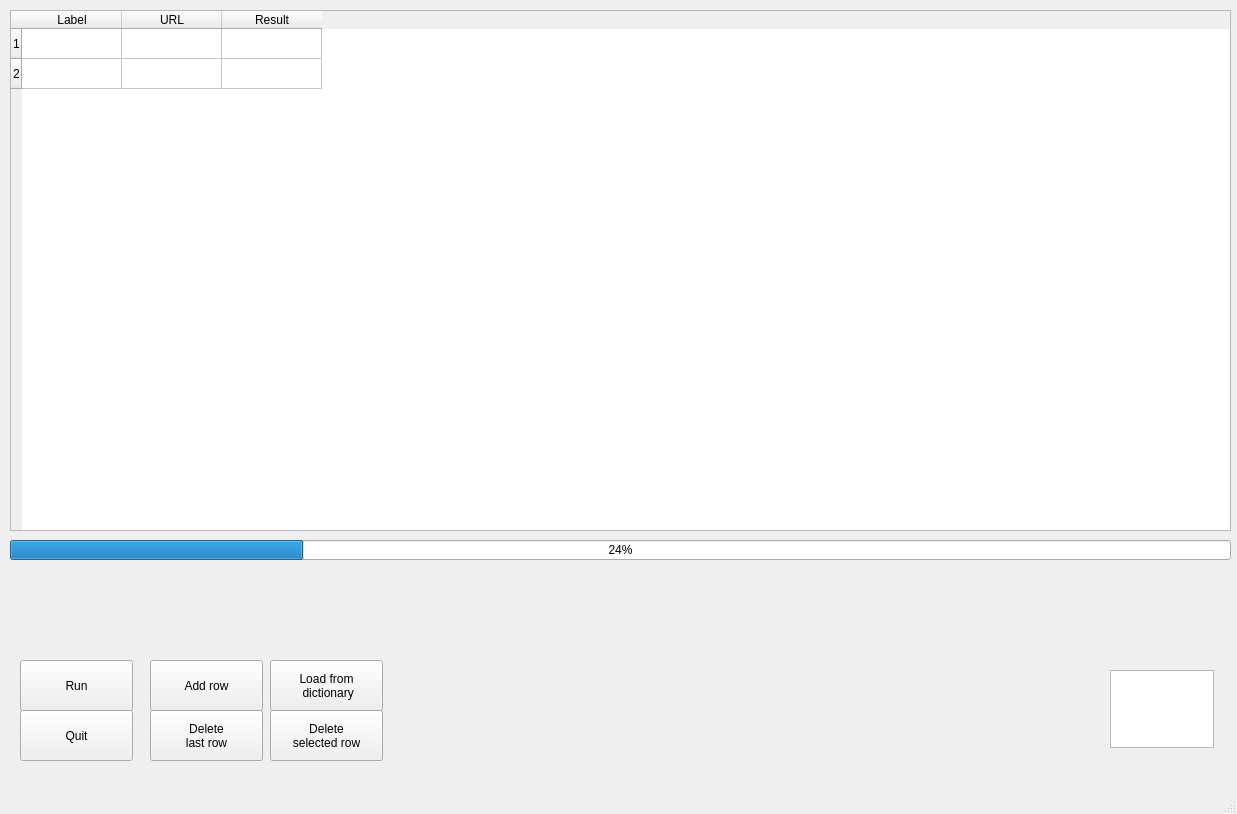
<?xml version="1.0" encoding="UTF-8"?>
<ui version="4.0">
 <class>MainWindow</class>
 <widget class="QMainWindow" name="MainWindow">
  <property name="geometry">
   <rect>
    <x>0</x>
    <y>0</y>
    <width>1237</width>
    <height>814</height>
   </rect>
  </property>
  <property name="windowTitle">
   <string>MainWindow</string>
  </property>
  <widget class="QWidget" name="centralwidget">
   <widget class="QTableWidget" name="dataTable">
    <property name="geometry">
     <rect>
      <x>10</x>
      <y>10</y>
      <width>1221</width>
      <height>521</height>
     </rect>
    </property>
    <property name="rowCount">
     <number>2</number>
    </property>
    <row/>
    <row/>
    <column>
     <property name="text">
      <string>Label</string>
     </property>
    </column>
    <column>
     <property name="text">
      <string>URL</string>
     </property>
    </column>
    <column>
     <property name="text">
      <string>Result</string>
     </property>
    </column>
   </widget>
   <widget class="QPushButton" name="runButton">
    <property name="geometry">
     <rect>
      <x>20</x>
      <y>660</y>
      <width>113</width>
      <height>51</height>
     </rect>
    </property>
    <property name="text">
     <string>Run</string>
    </property>
   </widget>
   <widget class="QPushButton" name="quitButton">
    <property name="geometry">
     <rect>
      <x>20</x>
      <y>710</y>
      <width>113</width>
      <height>51</height>
     </rect>
    </property>
    <property name="text">
     <string>Quit</string>
    </property>
   </widget>
   <widget class="QPushButton" name="addRowButton">
    <property name="geometry">
     <rect>
      <x>150</x>
      <y>660</y>
      <width>113</width>
      <height>51</height>
     </rect>
    </property>
    <property name="text">
     <string>Add row</string>
    </property>
   </widget>
   <widget class="QPushButton" name="deleteLastRowButton">
    <property name="geometry">
     <rect>
      <x>150</x>
      <y>710</y>
      <width>113</width>
      <height>51</height>
     </rect>
    </property>
    <property name="text">
     <string>Delete 
last row</string>
    </property>
   </widget>
   <widget class="QPushButton" name="deleteSelectedRowButton">
    <property name="geometry">
     <rect>
      <x>270</x>
      <y>710</y>
      <width>113</width>
      <height>51</height>
     </rect>
    </property>
    <property name="text">
     <string>Delete 
selected row</string>
    </property>
   </widget>
   <widget class="QTextEdit" name="displayBox">
    <property name="geometry">
     <rect>
      <x>1110</x>
      <y>670</y>
      <width>104</width>
      <height>78</height>
     </rect>
    </property>
   </widget>
   <widget class="QProgressBar" name="progress_bar">
    <property name="geometry">
     <rect>
      <x>10</x>
      <y>540</y>
      <width>1221</width>
      <height>20</height>
     </rect>
    </property>
    <property name="value">
     <number>24</number>
    </property>
   </widget>
   <widget class="QPushButton" name="loadFromDictButton">
    <property name="geometry">
     <rect>
      <x>270</x>
      <y>660</y>
      <width>113</width>
      <height>51</height>
     </rect>
    </property>
    <property name="text">
     <string>Load from 
 dictionary</string>
    </property>
   </widget>
  </widget>
  <widget class="QMenuBar" name="menubar">
   <property name="geometry">
    <rect>
     <x>0</x>
     <y>0</y>
     <width>1237</width>
     <height>24</height>
    </rect>
   </property>
  </widget>
  <widget class="QStatusBar" name="statusbar"/>
 </widget>
 <resources/>
 <connections/>
</ui>
